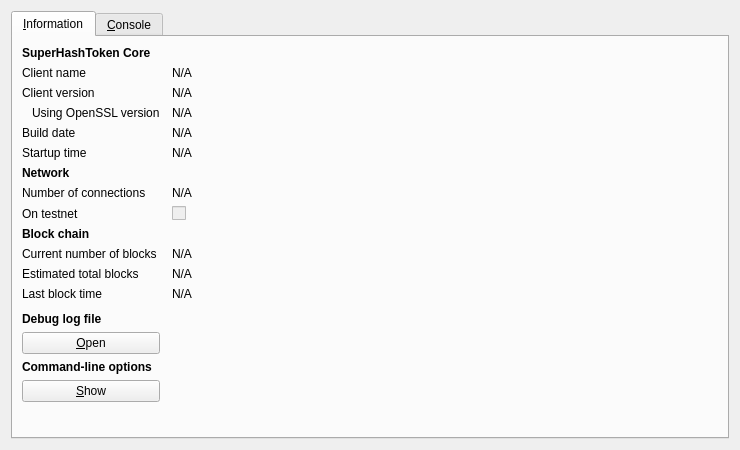
<?xml version="1.0" encoding="UTF-8"?>
<ui version="4.0">
 <class>RPCConsole</class>
 <widget class="QDialog" name="RPCConsole">
  <property name="geometry">
   <rect>
    <x>0</x>
    <y>0</y>
    <width>740</width>
    <height>450</height>
   </rect>
  </property>
  <property name="windowTitle">
   <string>SuperHashToken - Debug window</string>
  </property>
  <layout class="QVBoxLayout" name="verticalLayout_2">
   <item>
    <widget class="QTabWidget" name="tabWidget">
     <property name="currentIndex">
      <number>0</number>
     </property>
     <widget class="QWidget" name="tab_info">
      <attribute name="title">
       <string>&amp;Information</string>
      </attribute>
      <layout class="QGridLayout" name="gridLayout" columnstretch="0,1">
       <property name="horizontalSpacing">
        <number>12</number>
       </property>
       <item row="0" column="0">
        <widget class="QLabel" name="label_9">
         <property name="font">
          <font>
           <weight>75</weight>
           <bold>true</bold>
          </font>
         </property>
         <property name="text">
          <string>SuperHashToken Core</string>
         </property>
        </widget>
       </item>
       <item row="1" column="0">
        <widget class="QLabel" name="label_5">
         <property name="text">
          <string>Client name</string>
         </property>
        </widget>
       </item>
       <item row="1" column="1">
        <widget class="QLabel" name="clientName">
         <property name="cursor">
          <cursorShape>IBeamCursor</cursorShape>
         </property>
         <property name="text">
          <string>N/A</string>
         </property>
         <property name="textFormat">
          <enum>Qt::PlainText</enum>
         </property>
         <property name="textInteractionFlags">
          <set>Qt::LinksAccessibleByMouse|Qt::TextSelectableByKeyboard|Qt::TextSelectableByMouse</set>
         </property>
        </widget>
       </item>
       <item row="2" column="0">
        <widget class="QLabel" name="label_6">
         <property name="text">
          <string>Client version</string>
         </property>
        </widget>
       </item>
       <item row="2" column="1">
        <widget class="QLabel" name="clientVersion">
         <property name="cursor">
          <cursorShape>IBeamCursor</cursorShape>
         </property>
         <property name="text">
          <string>N/A</string>
         </property>
         <property name="textFormat">
          <enum>Qt::PlainText</enum>
         </property>
         <property name="textInteractionFlags">
          <set>Qt::LinksAccessibleByMouse|Qt::TextSelectableByKeyboard|Qt::TextSelectableByMouse</set>
         </property>
        </widget>
       </item>
       <item row="3" column="0">
        <widget class="QLabel" name="label_14">
         <property name="text">
          <string>Using OpenSSL version</string>
         </property>
         <property name="indent">
          <number>10</number>
         </property>
        </widget>
       </item>
       <item row="3" column="1">
        <widget class="QLabel" name="openSSLVersion">
         <property name="cursor">
          <cursorShape>IBeamCursor</cursorShape>
         </property>
         <property name="text">
          <string>N/A</string>
         </property>
         <property name="textFormat">
          <enum>Qt::PlainText</enum>
         </property>
         <property name="textInteractionFlags">
          <set>Qt::LinksAccessibleByMouse|Qt::TextSelectableByKeyboard|Qt::TextSelectableByMouse</set>
         </property>
        </widget>
       </item>
       <item row="4" column="0">
        <widget class="QLabel" name="label_12">
         <property name="text">
          <string>Build date</string>
         </property>
        </widget>
       </item>
       <item row="4" column="1">
        <widget class="QLabel" name="buildDate">
         <property name="cursor">
          <cursorShape>IBeamCursor</cursorShape>
         </property>
         <property name="text">
          <string>N/A</string>
         </property>
         <property name="textFormat">
          <enum>Qt::PlainText</enum>
         </property>
         <property name="textInteractionFlags">
          <set>Qt::LinksAccessibleByMouse|Qt::TextSelectableByKeyboard|Qt::TextSelectableByMouse</set>
         </property>
        </widget>
       </item>
       <item row="5" column="0">
        <widget class="QLabel" name="label_13">
         <property name="text">
          <string>Startup time</string>
         </property>
        </widget>
       </item>
       <item row="5" column="1">
        <widget class="QLabel" name="startupTime">
         <property name="cursor">
          <cursorShape>IBeamCursor</cursorShape>
         </property>
         <property name="text">
          <string>N/A</string>
         </property>
         <property name="textFormat">
          <enum>Qt::PlainText</enum>
         </property>
         <property name="textInteractionFlags">
          <set>Qt::LinksAccessibleByMouse|Qt::TextSelectableByKeyboard|Qt::TextSelectableByMouse</set>
         </property>
        </widget>
       </item>
       <item row="6" column="0">
        <widget class="QLabel" name="label_11">
         <property name="font">
          <font>
           <weight>75</weight>
           <bold>true</bold>
          </font>
         </property>
         <property name="text">
          <string>Network</string>
         </property>
        </widget>
       </item>
       <item row="7" column="0">
        <widget class="QLabel" name="label_7">
         <property name="text">
          <string>Number of connections</string>
         </property>
        </widget>
       </item>
       <item row="7" column="1">
        <widget class="QLabel" name="numberOfConnections">
         <property name="cursor">
          <cursorShape>IBeamCursor</cursorShape>
         </property>
         <property name="text">
          <string>N/A</string>
         </property>
         <property name="textFormat">
          <enum>Qt::PlainText</enum>
         </property>
         <property name="textInteractionFlags">
          <set>Qt::LinksAccessibleByMouse|Qt::TextSelectableByKeyboard|Qt::TextSelectableByMouse</set>
         </property>
        </widget>
       </item>
       <item row="8" column="0">
        <widget class="QLabel" name="label_8">
         <property name="text">
          <string>On testnet</string>
         </property>
        </widget>
       </item>
       <item row="8" column="1">
        <widget class="QCheckBox" name="isTestNet">
         <property name="enabled">
          <bool>false</bool>
         </property>
         <property name="text">
          <string/>
         </property>
        </widget>
       </item>
       <item row="9" column="0">
        <widget class="QLabel" name="label_10">
         <property name="font">
          <font>
           <weight>75</weight>
           <bold>true</bold>
          </font>
         </property>
         <property name="text">
          <string>Block chain</string>
         </property>
        </widget>
       </item>
       <item row="10" column="0">
        <widget class="QLabel" name="label_3">
         <property name="text">
          <string>Current number of blocks</string>
         </property>
        </widget>
       </item>
       <item row="10" column="1">
        <widget class="QLabel" name="numberOfBlocks">
         <property name="cursor">
          <cursorShape>IBeamCursor</cursorShape>
         </property>
         <property name="text">
          <string>N/A</string>
         </property>
         <property name="textFormat">
          <enum>Qt::PlainText</enum>
         </property>
         <property name="textInteractionFlags">
          <set>Qt::LinksAccessibleByMouse|Qt::TextSelectableByKeyboard|Qt::TextSelectableByMouse</set>
         </property>
        </widget>
       </item>
       <item row="11" column="0">
        <widget class="QLabel" name="label_4">
         <property name="text">
          <string>Estimated total blocks</string>
         </property>
        </widget>
       </item>
       <item row="11" column="1">
        <widget class="QLabel" name="totalBlocks">
         <property name="cursor">
          <cursorShape>IBeamCursor</cursorShape>
         </property>
         <property name="text">
          <string>N/A</string>
         </property>
         <property name="textFormat">
          <enum>Qt::PlainText</enum>
         </property>
         <property name="textInteractionFlags">
          <set>Qt::LinksAccessibleByMouse|Qt::TextSelectableByKeyboard|Qt::TextSelectableByMouse</set>
         </property>
        </widget>
       </item>
       <item row="12" column="0">
        <widget class="QLabel" name="label_2">
         <property name="text">
          <string>Last block time</string>
         </property>
        </widget>
       </item>
       <item row="12" column="1">
        <widget class="QLabel" name="lastBlockTime">
         <property name="cursor">
          <cursorShape>IBeamCursor</cursorShape>
         </property>
         <property name="text">
          <string>N/A</string>
         </property>
         <property name="textFormat">
          <enum>Qt::PlainText</enum>
         </property>
         <property name="textInteractionFlags">
          <set>Qt::LinksAccessibleByMouse|Qt::TextSelectableByKeyboard|Qt::TextSelectableByMouse</set>
         </property>
        </widget>
       </item>
       <item row="13" column="0">
        <spacer name="verticalSpacer_2">
         <property name="orientation">
          <enum>Qt::Vertical</enum>
         </property>
         <property name="sizeHint" stdset="0">
          <size>
           <width>20</width>
           <height>20</height>
          </size>
         </property>
        </spacer>
       </item>
       <item row="14" column="0">
        <widget class="QLabel" name="labelDebugLogfile">
         <property name="font">
          <font>
           <weight>75</weight>
           <bold>true</bold>
          </font>
         </property>
         <property name="text">
          <string>Debug log file</string>
         </property>
        </widget>
       </item>
       <item row="15" column="0">
        <widget class="QPushButton" name="openDebugLogfileButton">
         <property name="toolTip">
          <string>Open the SuperHashToken debug log file from the current data directory. This can take a few seconds for large log files.</string>
         </property>
         <property name="text">
          <string>&amp;Open</string>
         </property>
         <property name="autoDefault">
          <bool>false</bool>
         </property>
        </widget>
       </item>
       <item row="16" column="0">
        <widget class="QLabel" name="labelCLOptions">
         <property name="font">
          <font>
           <weight>75</weight>
           <bold>true</bold>
          </font>
         </property>
         <property name="text">
          <string>Command-line options</string>
         </property>
        </widget>
       </item>
       <item row="17" column="0">
        <widget class="QPushButton" name="showCLOptionsButton">
         <property name="toolTip">
          <string>Show the SuperHashToken-Qt help message to get a list with possible SuperHashToken command-line options.</string>
         </property>
         <property name="text">
          <string>&amp;Show</string>
         </property>
         <property name="autoDefault">
          <bool>false</bool>
         </property>
        </widget>
       </item>
       <item row="18" column="0">
        <spacer name="verticalSpacer">
         <property name="orientation">
          <enum>Qt::Vertical</enum>
         </property>
         <property name="sizeHint" stdset="0">
          <size>
           <width>20</width>
           <height>40</height>
          </size>
         </property>
        </spacer>
       </item>
      </layout>
     </widget>
     <widget class="QWidget" name="tab_console">
      <attribute name="title">
       <string>&amp;Console</string>
      </attribute>
      <layout class="QVBoxLayout" name="verticalLayout_3">
       <property name="spacing">
        <number>3</number>
       </property>
       <item>
        <widget class="QTextEdit" name="messagesWidget">
         <property name="minimumSize">
          <size>
           <width>0</width>
           <height>100</height>
          </size>
         </property>
         <property name="readOnly">
          <bool>true</bool>
         </property>
         <property name="tabKeyNavigation" stdset="0">
          <bool>false</bool>
         </property>
         <property name="columnCount" stdset="0">
          <number>2</number>
         </property>
        </widget>
       </item>
       <item>
        <layout class="QHBoxLayout" name="horizontalLayout">
         <property name="spacing">
          <number>3</number>
         </property>
         <item>
          <widget class="QLabel" name="label">
           <property name="text">
            <string notr="true">&gt;</string>
           </property>
          </widget>
         </item>
         <item>
          <widget class="QLineEdit" name="lineEdit"/>
         </item>
         <item>
          <widget class="QPushButton" name="clearButton">
           <property name="maximumSize">
            <size>
             <width>24</width>
             <height>24</height>
            </size>
           </property>
           <property name="toolTip">
            <string>Clear console</string>
           </property>
           <property name="text">
            <string/>
           </property>
           <property name="icon">
            <iconset resource="../SuperHashToken.qrc">
             <normaloff>:/icons/remove</normaloff>:/icons/remove</iconset>
           </property>
           <property name="shortcut">
            <string notr="true">Ctrl+L</string>
           </property>
           <property name="autoDefault">
            <bool>false</bool>
           </property>
          </widget>
         </item>
        </layout>
       </item>
      </layout>
     </widget>
    </widget>
   </item>
  </layout>
 </widget>
 <resources>
  <include location="../SuperHashToken.qrc"/>
 </resources>
 <connections/>
</ui>
